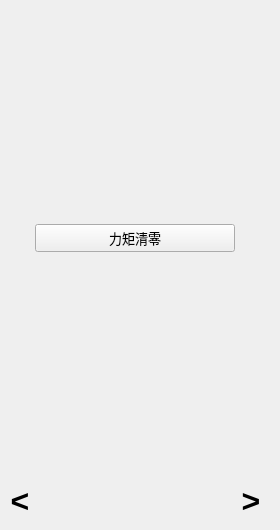
    <widget class="QWidget" name="tab_4">
     <attribute name="title">
      <string>步骤四</string>
     </attribute>
     <widget class="QWidget" name="verticalLayoutWidget_5">
      <property name="geometry">
       <rect>
        <x>0</x>
        <y>0</y>
        <width>271</width>
        <height>521</height>
       </rect>
      </property>
      <layout class="QVBoxLayout" name="verticalLayout_5">
       <item>
        <spacer name="verticalSpacer_13">
         <property name="orientation">
          <enum>Qt::Vertical</enum>
         </property>
         <property name="sizeHint" stdset="0">
          <size>
           <width>20</width>
           <height>40</height>
          </size>
         </property>
        </spacer>
       </item>
       <item alignment="Qt::AlignHCenter">
        <widget class="QPushButton" name="EHAzero">
         <property name="minimumSize">
          <size>
           <width>200</width>
           <height>0</height>
          </size>
         </property>
         <property name="font">
          <font>
           <family>Cascadia Mono</family>
           <pointsize>10</pointsize>
           <italic>false</italic>
           <bold>false</bold>
          </font>
         </property>
         <property name="styleSheet">
          <string notr="true">font: 10pt &quot;Cascadia Mono&quot;;

QPushButton {
    background-color: #616161;
    border: none;
    color: white;
    padding: 10px 24px;
    border-radius: 12px;
    font-size: 14px;
}
QPushButton:hover {
    background-color: #757575;
}
QPushButton:pressed {
    background-color: #424242;
}
QPushButton:disabled {
    background-color: #9E9E9E;
}</string>
         </property>
         <property name="text">
          <string>力矩清零</string>
         </property>
        </widget>
       </item>
       <item>
        <spacer name="verticalSpacer_14">
         <property name="orientation">
          <enum>Qt::Vertical</enum>
         </property>
         <property name="sizeHint" stdset="0">
          <size>
           <width>20</width>
           <height>40</height>
          </size>
         </property>
        </spacer>
       </item>
       <item>
        <layout class="QHBoxLayout" name="horizontalLayout_15">
         <item>
          <widget class="QToolButton" name="ForwardStep3">
           <property name="minimumSize">
            <size>
             <width>40</width>
             <height>40</height>
            </size>
           </property>
           <property name="maximumSize">
            <size>
             <width>40</width>
             <height>16777215</height>
            </size>
           </property>
           <property name="font">
            <font>
             <pointsize>24</pointsize>
             <bold>true</bold>
            </font>
           </property>
           <property name="styleSheet">
            <string notr="true">QToolButton
{
    background: transparent;;
    border: none;            /* 移除边框 */
    color: #000000;      /* 设置文本颜色 */
}

</string>
           </property>
           <property name="text">
            <string>&lt;</string>
           </property>
           <property name="icon">
            <iconset resource="icon.qrc">
             <normaloff>:/new/prefix1/icon/toleft.png</normaloff>:/new/prefix1/icon/toleft.png</iconset>
           </property>
           <property name="iconSize">
            <size>
             <width>25</width>
             <height>25</height>
            </size>
           </property>
           <property name="toolButtonStyle">
            <enum>Qt::ToolButtonTextOnly</enum>
           </property>
          </widget>
         </item>
         <item>
          <spacer name="horizontalSpacer_10">
           <property name="orientation">
            <enum>Qt::Horizontal</enum>
           </property>
           <property name="sizeHint" stdset="0">
            <size>
             <width>40</width>
             <height>20</height>
            </size>
           </property>
          </spacer>
         </item>
         <item>
          <widget class="QToolButton" name="NextStep4">
           <property name="minimumSize">
            <size>
             <width>40</width>
             <height>40</height>
            </size>
           </property>
           <property name="maximumSize">
            <size>
             <width>40</width>
             <height>16777215</height>
            </size>
           </property>
           <property name="font">
            <font>
             <pointsize>24</pointsize>
             <bold>true</bold>
            </font>
           </property>
           <property name="styleSheet">
            <string notr="true">QToolButton
{
    background: transparent;;
    border: none;            /* 移除边框 */
    color: #000000;      /* 设置文本颜色 */
}

</string>
           </property>
           <property name="text">
            <string>&gt;</string>
           </property>
           <property name="icon">
            <iconset resource="icon.qrc">
             <normaloff>:/new/prefix1/icon/toright.png</normaloff>:/new/prefix1/icon/toright.png</iconset>
           </property>
           <property name="iconSize">
            <size>
             <width>25</width>
             <height>25</height>
            </size>
           </property>
           <property name="toolButtonStyle">
            <enum>Qt::ToolButtonTextOnly</enum>
           </property>
          </widget>
         </item>
        </layout>
       </item>
      </layout>
     </widget>
    </widget>
